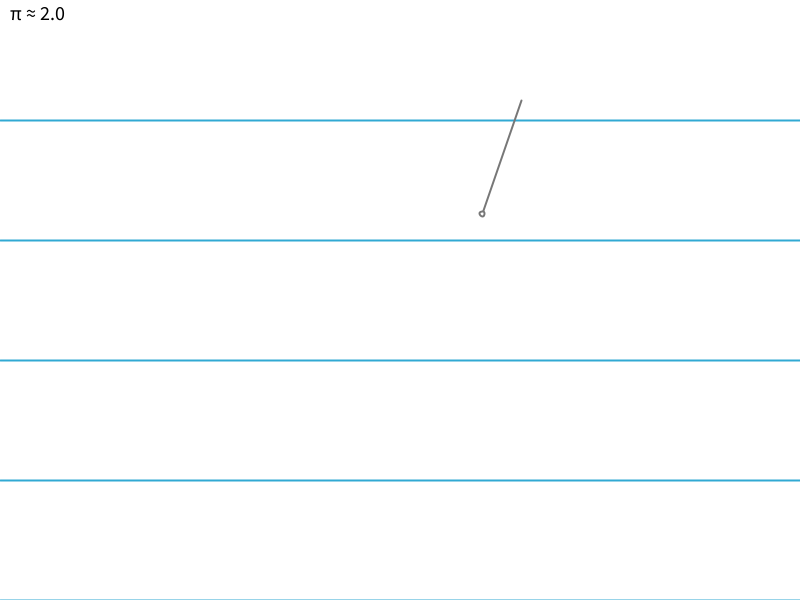
Frame 1 (no input)
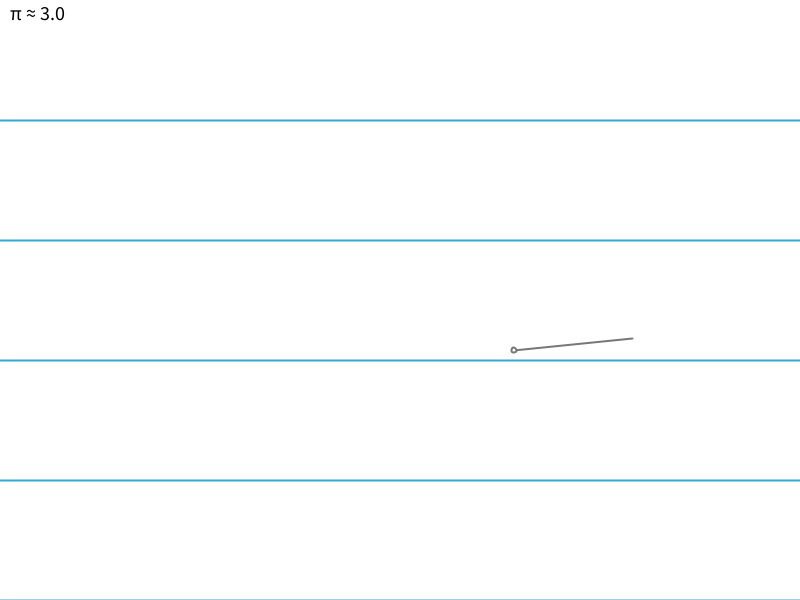
Frame 60 (the mouse pressed at the canvas centre just before this capture)
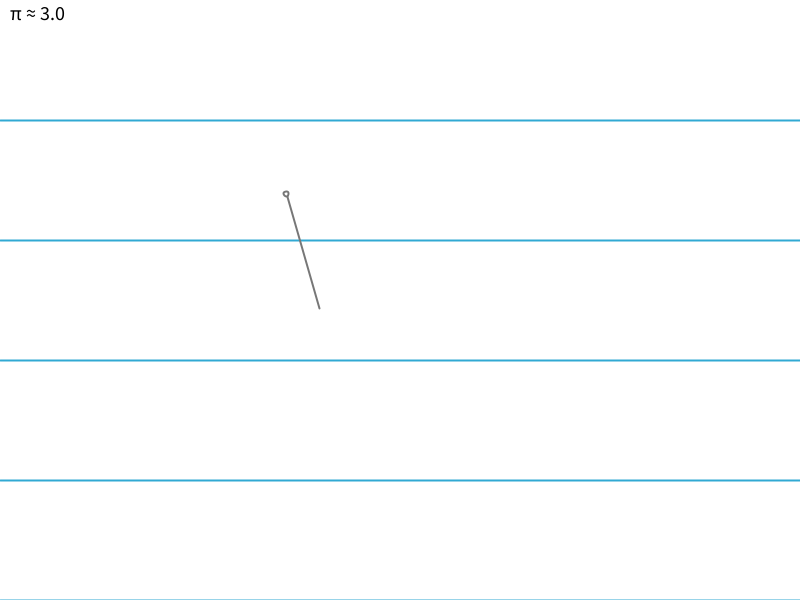
Frame 120 (the mouse held since frame 60 and released just before this capture)

The Processing sketch that drew these frames (run headless with seeded random() and noise(); from frame 60 on, the mouse is pressed at the canvas centre):

// Processing sketch: Buffon
// ── Buffon.pde
final int NUM_LINHAS = 5;
float DIST_LINHAS;

final color COR_FUNDO = #FFFFFF;
final color COR_LINHAS = #31A9D3;
final color COR_AGULHA = #777777;

PVector pos, dir;
int a, b, v;

void setup(){
  size(800, 600);
  strokeWeight(2);
  fill(255);
  frameRate(1000);
  
  DIST_LINHAS = (float) height/NUM_LINHAS;
  pos = new PVector(0, 0);
  a = 0;
  b = 0;
  v = 10;
}

void draw() {
  
  background(COR_FUNDO);    
  desenharLinhas();
  pos.x = random(DIST_LINHAS, width-DIST_LINHAS);
  pos.y = random(DIST_LINHAS, height-DIST_LINHAS);
  dir = PVector.random2D().setMag(DIST_LINHAS).add(pos);
  desenharAgulha();
  
  b += 1;
  if (intersecao(pos, dir)){
    a += 1;
  }

  fill(0);
  textSize(20);
  text("π ≈ " + 2.0/((float) a/b), 10, 20);
  delay(v);

}

void keyPressed() {
  if (key == 'q') v++;
  if (key == 'a') v--;
  v = constrain(v, 0, 1000);
}

void desenharLinhas() {
  stroke(COR_LINHAS);
  for (int i = 0; i < NUM_LINHAS; i++) {
    line(0, (i + 1) * DIST_LINHAS, width, (i + 1) * DIST_LINHAS);
  }  
}

boolean intersecao(PVector m, PVector n) {
  for (int i = 0; i < NUM_LINHAS; i++) {
    if (pos.y < (i + 1) * DIST_LINHAS && pos.y > i * DIST_LINHAS && dir.y < (i + 1) * DIST_LINHAS && dir.y > i * DIST_LINHAS) {
      return false;
    }
  }  
  return true;
}

void desenharAgulha() {
  stroke(COR_AGULHA);
  fill(COR_FUNDO);
  line(pos.x, pos.y, dir.x, dir.y);
  ellipse(pos.x, pos.y, 5, 5);
}
